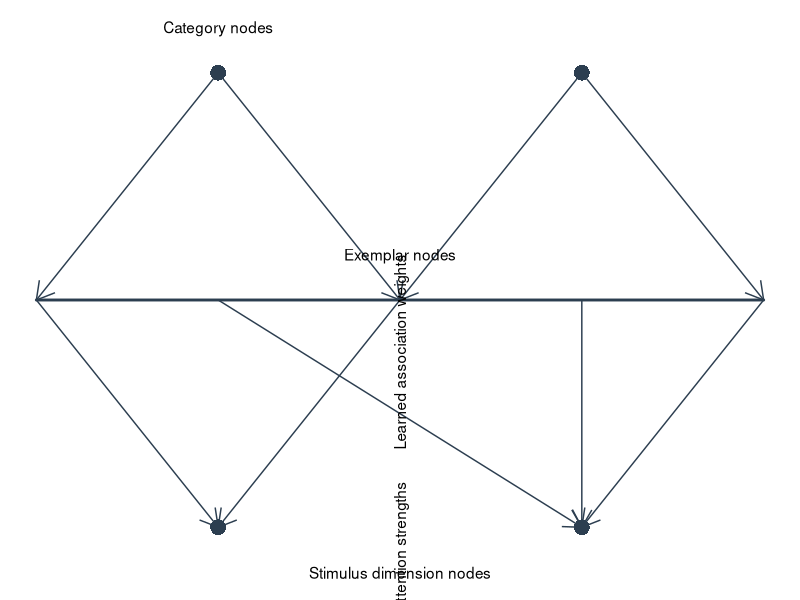
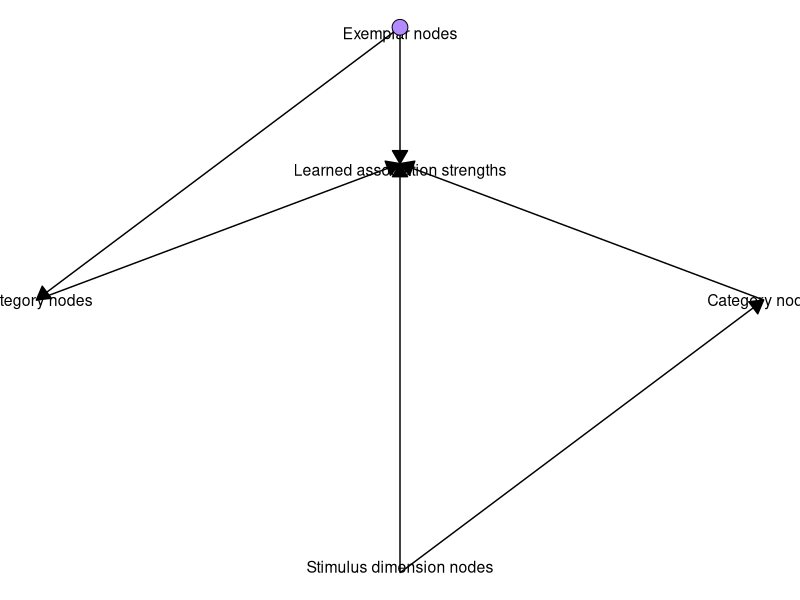

These figures' R source, in order:
## ---- chunk 1

library(ggplot2)
library(patchwork)
library(dplyr)

bp <- c("#2C3E50", "#E74C3C", "#3498DB", "#F39C12", "#8E44AD", "#1ABC9C")  # Color palette

# Define points for nodes
nodes <- tibble(
  x = c(0.5, 1.5, 0, 1, 2, 0.5, 1.5),
  y = c(3, 3, 2, 2, 2, 1, 1),
  type = c("circle", "circle", "triangle", "triangle", "triangle", "circle", "circle")
)

# Define lines for associations
associations <- tibble(
  x = c(0.5, 1.5, 0.5, 1.5, 0, 1, 2, 0.5, 1.5),
  y = c(3, 3, 3, 3, 2, 2, 2, 2, 2),
  xend = c(0, 1, 1, 2, 0.5, 0.5, 1.5, 1.5, 1.5),
  yend = c(2, 2, 2, 2, 1, 1, 1, 1, 1)
)

# Plot nodes and lines
plot <- ggplot() +
  geom_segment(data = associations, aes(x = x, y = y, xend = xend, yend = yend), 
               arrow = arrow(type = "open", length = unit(0.2, "inches")), 
               color = bp[1]) +
  geom_point(data = filter(nodes, type == "circle"), aes(x = x, y = y), shape = 16, size = 5, fill = "white", color = bp[1]) +
  geom_polygon(data = filter(nodes, type == "triangle"), aes(x = x, y = y), fill = "white", color = bp[1], size = 1) +
  annotate("text", x = 0.5, y = 3.2, label = "Category nodes") +
  annotate("text", x = 1, y = 2.2, label = "Learned association weights", angle = 90, hjust = 1) +
  annotate("text", x = 1, y = 1.2, label = "Learned attention strengths", angle = 90, hjust = 1) +
  annotate("text", x = 1, y = 2.2, label = "Exemplar nodes") +
  annotate("text", x = 1, y = 0.8, label = "Stimulus dimension nodes") +
  theme_void()

print(plot)



## ---- chunk 2


library(ggplot2)
library(tidyverse)

# Data for category, exemplar, and stimulus dimension nodes
df_nodes <- tibble(
  x = c(0, 1, 0.5, 0.5, 0.5),
  y = c(1, 1, 2, 0, 1.5),
  label = c("Category nodes", "Category nodes", "Exemplar nodes", 
            "Stimulus dimension nodes", "Learned association strengths"),
  type = c("category", "category", "exemplar", "stimulus", "association"),
  fill = c(NA, NA, "blue", NA, NA)  # Gradient fill for exemplar node
)

# Data for arrows
df_arrows <- tibble(
  x_start = c(0, 1, 0.5, 0.5, 0.5, 0.5),
  y_start = c(1, 1, 2, 0, 2, 0),
  x_end = c(0.5, 0.5, 0.5, 0.5, 0, 1),
  y_end = c(1.5, 1.5, 1.5, 1.5, 1, 1)
)

# Create the base plot
p <- ggplot() +
  geom_segment(data = df_arrows, 
               aes(x = x_start, y = y_start, xend = x_end, yend = y_end),
               arrow = arrow(type = "closed", length = unit(0.15, "inches"))) +
  geom_text(data = df_nodes, 
            aes(x = x, y = y, label = label), 
            vjust = "inward", size = 4) +
  theme_void() +
  theme(legend.position = "none")

# Modify the exemplar node in df_nodes with a numeric value for activation level
df_nodes$activation <- ifelse(df_nodes$type == "exemplar", 0.8, NA)  # Example value 0.8

# Updated code segment
p + geom_point(data = df_nodes %>% filter(type == "exemplar"), 
               aes(x = x, y = y, fill = activation), 
               shape = 21, size = 5, color = "black") +
    scale_fill_gradient(low = "white", high = "blue", na.value = NA)



